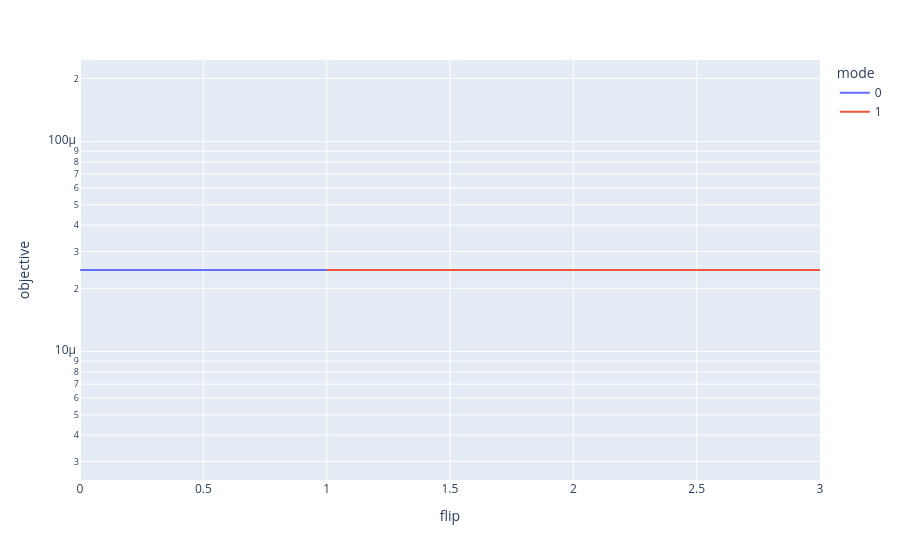

Here is the notebook cell this chart was saved with:
### Code cell
px.line(df, x='flip', y='objective', log_y=True, color='mode')

### Figure 1 — Plotly figure (JSON) as saved in the notebook; plotly's stock layout.template omitted (floating-point values rounded to 4 significant figures)
{"data": [{"hovertemplate": "mode=0<br>flip=%{x}<br>objective=%{y}<extra></extra>", "legendgroup": "0", "line": {"color": "#636efa", "dash": "solid"}, "marker": {"symbol": "circle"}, "mode": "lines", "name": "0", "orientation": "v", "showlegend": true, "type": "scatter", "x": [0, 2], "xaxis": "x", "y": [2.446e-05, 2.446e-05], "yaxis": "y"}, {"hovertemplate": "mode=1<br>flip=%{x}<br>objective=%{y}<extra></extra>", "legendgroup": "1", "line": {"color": "#EF553B", "dash": "solid"}, "marker": {"symbol": "circle"}, "mode": "lines", "name": "1", "orientation": "v", "showlegend": true, "type": "scatter", "x": [1, 3], "xaxis": "x", "y": [2.446e-05, 2.446e-05], "yaxis": "y"}], "layout": {"autosize": true, "legend": {"title": {"text": "mode"}, "tracegroupgap": 0}, "margin": {"t": 60}, "xaxis": {"anchor": "y", "autorange": true, "domain": [0, 1], "range": [0, 3], "title": {"text": "flip"}, "type": "linear"}, "yaxis": {"anchor": "x", "autorange": true, "domain": [0, 1], "range": [-5.612, -3.612], "title": {"text": "objective"}, "type": "log"}}}
